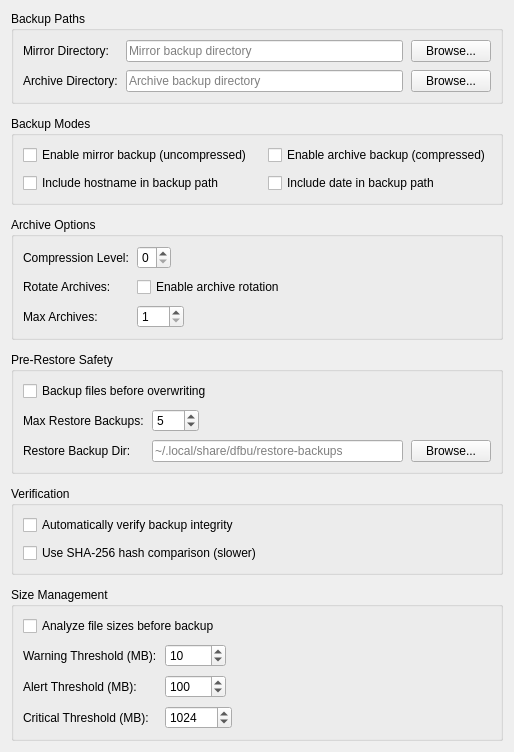
          <widget class="QWidget" name="configScrollContent">
           <layout class="QVBoxLayout" name="configScrollLayout">
            <property name="spacing">
             <number>12</number>
            </property>
            
            <item>
             <widget class="QGroupBox" name="backupPathsGroup">
              <property name="title">
               <string>Backup Paths</string>
              </property>
              <layout class="QFormLayout" name="backupPathsLayout">
               <property name="horizontalSpacing">
                <number>8</number>
               </property>
               <property name="verticalSpacing">
                <number>8</number>
               </property>
               <item row="0" column="0">
                <widget class="QLabel" name="mirror_path_label">
                 <property name="text">
                  <string>Mirror Directory:</string>
                 </property>
                </widget>
               </item>
               <item row="0" column="1">
                <layout class="QHBoxLayout" name="mirror_path_layout">
                 <item>
                  <widget class="QLineEdit" name="config_mirror_path_edit">
                   <property name="placeholderText">
                    <string>Mirror backup directory</string>
                   </property>
                  </widget>
                 </item>
                 <item>
                  <widget class="QPushButton" name="browse_mirror_btn">
                   <property name="sizePolicy">
                    <sizepolicy hsizetype="Maximum" vsizetype="Maximum">
                     <horstretch>0</horstretch>
                     <verstretch>0</verstretch>
                    </sizepolicy>
                   </property>
                   <property name="text">
                    <string>Browse...</string>
                   </property>
                  </widget>
                 </item>
                </layout>
               </item>
               <item row="1" column="0">
                <widget class="QLabel" name="archivePathLabel">
                 <property name="text">
                  <string>Archive Directory:</string>
                 </property>
                </widget>
               </item>
               <item row="1" column="1">
                <layout class="QHBoxLayout" name="archivePathLayout">
                 <item>
                  <widget class="QLineEdit" name="configArchivePathEdit">
                   <property name="placeholderText">
                    <string>Archive backup directory</string>
                   </property>
                  </widget>
                 </item>
                 <item>
                  <widget class="QPushButton" name="browseArchiveButton">
                   <property name="sizePolicy">
                    <sizepolicy hsizetype="Maximum" vsizetype="Maximum">
                     <horstretch>0</horstretch>
                     <verstretch>0</verstretch>
                    </sizepolicy>
                   </property>
                   <property name="text">
                    <string>Browse...</string>
                   </property>
                  </widget>
                 </item>
                </layout>
               </item>
              </layout>
             </widget>
            </item>
            
            <item>
             <widget class="QGroupBox" name="backupModesGroup">
              <property name="title">
               <string>Backup Modes</string>
              </property>
              <layout class="QGridLayout" name="backupModesLayout">
               <property name="horizontalSpacing">
                <number>16</number>
               </property>
               <property name="verticalSpacing">
                <number>8</number>
               </property>
               <item row="0" column="0">
                <widget class="QCheckBox" name="config_mirror_checkbox">
                 <property name="text">
                  <string>Enable mirror backup (uncompressed)</string>
                 </property>
                </widget>
               </item>
               <item row="0" column="1">
                <widget class="QCheckBox" name="config_archive_checkbox">
                 <property name="text">
                  <string>Enable archive backup (compressed)</string>
                 </property>
                </widget>
               </item>
               <item row="1" column="0">
                <widget class="QCheckBox" name="config_hostname_checkbox">
                 <property name="text">
                  <string>Include hostname in backup path</string>
                 </property>
                </widget>
               </item>
               <item row="1" column="1">
                <widget class="QCheckBox" name="config_date_checkbox">
                 <property name="text">
                  <string>Include date in backup path</string>
                 </property>
                </widget>
               </item>
              </layout>
             </widget>
            </item>
            
            <item>
             <widget class="QGroupBox" name="archiveOptionsGroup">
              <property name="title">
               <string>Archive Options</string>
              </property>
              <layout class="QFormLayout" name="archiveOptionsLayout">
               <property name="horizontalSpacing">
                <number>8</number>
               </property>
               <property name="verticalSpacing">
                <number>8</number>
               </property>
               <item row="0" column="0">
                <widget class="QLabel" name="compressionLabel">
                 <property name="text">
                  <string>Compression Level:</string>
                 </property>
                </widget>
               </item>
               <item row="0" column="1">
                <widget class="QSpinBox" name="config_compression_spinbox">
                 <property name="sizePolicy">
                  <sizepolicy hsizetype="Maximum" vsizetype="Maximum">
                   <horstretch>0</horstretch>
                   <verstretch>0</verstretch>
                  </sizepolicy>
                 </property>
                 <property name="toolTip">
                  <string>0 = no compression, 9 = maximum compression</string>
                 </property>
                 <property name="minimum">
                  <number>0</number>
                 </property>
                 <property name="maximum">
                  <number>9</number>
                 </property>
                </widget>
               </item>
               <item row="1" column="0">
                <widget class="QLabel" name="rotate_label">
                 <property name="text">
                  <string>Rotate Archives:</string>
                 </property>
                </widget>
               </item>
               <item row="1" column="1">
                <widget class="QCheckBox" name="config_rotate_checkbox">
                 <property name="text">
                  <string>Enable archive rotation</string>
                 </property>
                </widget>
               </item>
               <item row="2" column="0">
                <widget class="QLabel" name="max_archives_label">
                 <property name="text">
                  <string>Max Archives:</string>
                 </property>
                </widget>
               </item>
               <item row="2" column="1">
                <widget class="QSpinBox" name="config_max_archives_spinbox">
                 <property name="sizePolicy">
                  <sizepolicy hsizetype="Maximum" vsizetype="Maximum">
                   <horstretch>0</horstretch>
                   <verstretch>0</verstretch>
                  </sizepolicy>
                 </property>
                 <property name="toolTip">
                  <string>Maximum number of archives to keep</string>
                 </property>
                 <property name="minimum">
                  <number>1</number>
                 </property>
                 <property name="maximum">
                  <number>100</number>
                 </property>
                </widget>
               </item>
              </layout>
             </widget>
            </item>
            
            <item>
             <widget class="QGroupBox" name="preRestoreSafetyGroup">
              <property name="title">
               <string>Pre-Restore Safety</string>
              </property>
              <layout class="QFormLayout" name="preRestoreSafetyLayout">
               <property name="horizontalSpacing">
                <number>8</number>
               </property>
               <property name="verticalSpacing">
                <number>8</number>
               </property>
               <item row="0" column="0" colspan="2">
                <widget class="QCheckBox" name="config_pre_restore_checkbox">
                 <property name="toolTip">
                  <string>Backup existing files before restore operations</string>
                 </property>
                 <property name="text">
                  <string>Backup files before overwriting</string>
                 </property>
                </widget>
               </item>
               <item row="1" column="0">
                <widget class="QLabel" name="maxRestoreBackupsLabel">
                 <property name="text">
                  <string>Max Restore Backups:</string>
                 </property>
                </widget>
               </item>
               <item row="1" column="1">
                <widget class="QSpinBox" name="config_max_restore_spinbox">
                 <property name="sizePolicy">
                  <sizepolicy hsizetype="Maximum" vsizetype="Maximum">
                   <horstretch>0</horstretch>
                   <verstretch>0</verstretch>
                  </sizepolicy>
                 </property>
                 <property name="toolTip">
                  <string>Maximum number of pre-restore backups to keep</string>
                 </property>
                 <property name="minimum">
                  <number>1</number>
                 </property>
                 <property name="maximum">
                  <number>100</number>
                 </property>
                 <property name="value">
                  <number>5</number>
                 </property>
                </widget>
               </item>
               <item row="2" column="0">
                <widget class="QLabel" name="restoreBackupDirLabel">
                 <property name="text">
                  <string>Restore Backup Dir:</string>
                 </property>
                </widget>
               </item>
               <item row="2" column="1">
                <layout class="QHBoxLayout" name="restoreBackupDirLayout">
                 <item>
                  <widget class="QLineEdit" name="config_restore_path_edit">
                   <property name="toolTip">
                    <string>Directory to store pre-restore backups</string>
                   </property>
                   <property name="placeholderText">
                    <string>~/.local/share/dfbu/restore-backups</string>
                   </property>
                  </widget>
                 </item>
                 <item>
                  <widget class="QPushButton" name="browse_restore_btn">
                   <property name="sizePolicy">
                    <sizepolicy hsizetype="Maximum" vsizetype="Maximum">
                     <horstretch>0</horstretch>
                     <verstretch>0</verstretch>
                    </sizepolicy>
                   </property>
                   <property name="text">
                    <string>Browse...</string>
                   </property>
                  </widget>
                 </item>
                </layout>
               </item>
              </layout>
             </widget>
            </item>
            
            <item>
             <widget class="QGroupBox" name="verificationGroup">
              <property name="title">
               <string>Verification</string>
              </property>
              <layout class="QVBoxLayout" name="verificationLayout">
               <property name="spacing">
                <number>8</number>
               </property>
               <item>
                <widget class="QCheckBox" name="config_verify_checkbox">
                 <property name="toolTip">
                  <string>Run verification after each backup operation</string>
                 </property>
                 <property name="text">
                  <string>Automatically verify backup integrity</string>
                 </property>
                </widget>
               </item>
               <item>
                <widget class="QCheckBox" name="config_hash_checkbox">
                 <property name="toolTip">
                  <string>Compare file contents using cryptographic hash instead of size only</string>
                 </property>
                 <property name="text">
                  <string>Use SHA-256 hash comparison (slower)</string>
                 </property>
                </widget>
               </item>
              </layout>
             </widget>
            </item>
            
            <item>
             <widget class="QGroupBox" name="sizeManagementGroup">
              <property name="title">
               <string>Size Management</string>
              </property>
              <layout class="QFormLayout" name="sizeManagementLayout">
               <property name="horizontalSpacing">
                <number>8</number>
               </property>
               <property name="verticalSpacing">
                <number>8</number>
               </property>
               <item row="0" column="0" colspan="2">
                <widget class="QCheckBox" name="config_size_check_checkbox">
                 <property name="toolTip">
                  <string>Show warnings for large files before starting backup</string>
                 </property>
                 <property name="text">
                  <string>Analyze file sizes before backup</string>
                 </property>
                </widget>
               </item>
               <item row="1" column="0">
                <widget class="QLabel" name="sizeWarningLabel">
                 <property name="text">
                  <string>Warning Threshold (MB):</string>
                 </property>
                </widget>
               </item>
               <item row="1" column="1">
                <widget class="QSpinBox" name="config_size_warning_spinbox">
                 <property name="sizePolicy">
                  <sizepolicy hsizetype="Maximum" vsizetype="Maximum">
                   <horstretch>0</horstretch>
                   <verstretch>0</verstretch>
                  </sizepolicy>
                 </property>
                 <property name="toolTip">
                  <string>Files larger than this show a warning (yellow)</string>
                 </property>
                 <property name="minimum">
                  <number>1</number>
                 </property>
                 <property name="maximum">
                  <number>10000</number>
                 </property>
                 <property name="value">
                  <number>10</number>
                 </property>
                </widget>
               </item>
               <item row="2" column="0">
                <widget class="QLabel" name="sizeAlertLabel">
                 <property name="text">
                  <string>Alert Threshold (MB):</string>
                 </property>
                </widget>
               </item>
               <item row="2" column="1">
                <widget class="QSpinBox" name="config_size_alert_spinbox">
                 <property name="sizePolicy">
                  <sizepolicy hsizetype="Maximum" vsizetype="Maximum">
                   <horstretch>0</horstretch>
                   <verstretch>0</verstretch>
                  </sizepolicy>
                 </property>
                 <property name="toolTip">
                  <string>Files larger than this show an alert (orange)</string>
                 </property>
                 <property name="minimum">
                  <number>1</number>
                 </property>
                 <property name="maximum">
                  <number>10000</number>
                 </property>
                 <property name="value">
                  <number>100</number>
                 </property>
                </widget>
               </item>
               <item row="3" column="0">
                <widget class="QLabel" name="sizeCriticalLabel">
                 <property name="text">
                  <string>Critical Threshold (MB):</string>
                 </property>
                </widget>
               </item>
               <item row="3" column="1">
                <widget class="QSpinBox" name="config_size_critical_spinbox">
                 <property name="sizePolicy">
                  <sizepolicy hsizetype="Maximum" vsizetype="Maximum">
                   <horstretch>0</horstretch>
                   <verstretch>0</verstretch>
                  </sizepolicy>
                 </property>
                 <property name="toolTip">
                  <string>Files larger than this show critical warning (red)</string>
                 </property>
                 <property name="minimum">
                  <number>1</number>
                 </property>
                 <property name="maximum">
                  <number>100000</number>
                 </property>
                 <property name="value">
                  <number>1024</number>
                 </property>
                </widget>
               </item>
              </layout>
             </widget>
            </item>
           </layout>
          </widget>
